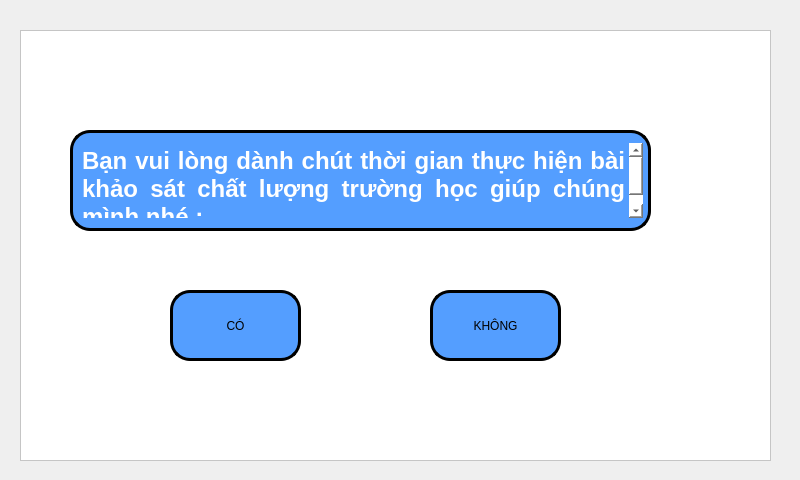
<?xml version="1.0" encoding="UTF-8"?>
<ui version="4.0">
 <class>first_page</class>
 <widget class="QWidget" name="first_page">
  <property name="geometry">
   <rect>
    <x>0</x>
    <y>0</y>
    <width>800</width>
    <height>480</height>
   </rect>
  </property>
  <property name="windowTitle">
   <string>Form</string>
  </property>
  <widget class="QStackedWidget" name="stackedWidget">
   <property name="geometry">
    <rect>
     <x>10</x>
     <y>10</y>
     <width>780</width>
     <height>511</height>
    </rect>
   </property>
   <widget class="QWidget" name="page">
    <widget class="QFrame" name="frame_3">
     <property name="geometry">
      <rect>
       <x>10</x>
       <y>20</y>
       <width>751</width>
       <height>431</height>
      </rect>
     </property>
     <property name="styleSheet">
      <string notr="true">background-color: #ffffff;</string>
     </property>
     <property name="frameShape">
      <enum>QFrame::StyledPanel</enum>
     </property>
     <property name="frameShadow">
      <enum>QFrame::Raised</enum>
     </property>
     <widget class="QLabel" name="label_2">
      <property name="geometry">
       <rect>
        <x>660</x>
        <y>10</y>
        <width>60</width>
        <height>60</height>
       </rect>
      </property>
      <property name="text">
       <string/>
      </property>
      <property name="pixmap">
       <pixmap resource="image.qrc">:/image/logo.png</pixmap>
      </property>
      <property name="scaledContents">
       <bool>true</bool>
      </property>
     </widget>
     <widget class="QWidget" name="widget" native="true">
      <property name="geometry">
       <rect>
        <x>20</x>
        <y>70</y>
        <width>641</width>
        <height>321</height>
       </rect>
      </property>
      <widget class="QTextBrowser" name="textBrowser">
       <property name="geometry">
        <rect>
         <x>30</x>
         <y>30</y>
         <width>581</width>
         <height>101</height>
        </rect>
       </property>
       <property name="styleSheet">
        <string notr="true">background-color: #549eff;
padding: 10px 5px;
border: 3px solid black;
border-radius: 20px;</string>
       </property>
       <property name="html">
        <string>&lt;!DOCTYPE HTML PUBLIC &quot;-//W3C//DTD HTML 4.0//EN&quot; &quot;http://www.w3.org/TR/REC-html40/strict.dtd&quot;&gt;
&lt;html&gt;&lt;head&gt;&lt;meta name=&quot;qrichtext&quot; content=&quot;1&quot; /&gt;&lt;style type=&quot;text/css&quot;&gt;
p, li { white-space: pre-wrap; }
&lt;/style&gt;&lt;/head&gt;&lt;body style=&quot; font-family:'PibotoLt'; font-size:8pt; font-weight:400; font-style:normal;&quot;&gt;
&lt;p align=&quot;justify&quot; style=&quot; margin-top:0px; margin-bottom:0px; margin-left:0px; margin-right:0px; -qt-block-indent:0; text-indent:0px;&quot;&gt;&lt;span style=&quot; font-size:18pt; font-weight:600; color:#ffffff;&quot;&gt;Bạn vui lòng dành chút thời gian thực hiện bài khảo sát chất lượng trường học giúp chúng mình nhé :&lt;/span&gt;&lt;/p&gt;&lt;/body&gt;&lt;/html&gt;</string>
       </property>
      </widget>
      <widget class="QPushButton" name="pushButton_3">
       <property name="geometry">
        <rect>
         <x>390</x>
         <y>190</y>
         <width>131</width>
         <height>71</height>
        </rect>
       </property>
       <property name="styleSheet">
        <string notr="true">background-color: #549eff;
padding: 10px 5px;
border: 3px solid black;
border-radius: 20px;
font: 75 italic 12pt &quot;Sans&quot;;</string>
       </property>
       <property name="text">
        <string>KHÔNG</string>
       </property>
      </widget>
      <widget class="QPushButton" name="pushButton_2">
       <property name="geometry">
        <rect>
         <x>130</x>
         <y>190</y>
         <width>131</width>
         <height>71</height>
        </rect>
       </property>
       <property name="styleSheet">
        <string notr="true">background-color: #549eff;
padding: 10px 5px;
border: 3px solid black;
border-radius: 20px;
font: 75 italic 12pt &quot;Sans&quot;;</string>
       </property>
       <property name="text">
        <string>CÓ</string>
       </property>
      </widget>
     </widget>
    </widget>
   </widget>
  </widget>
 </widget>
 <resources>
  <include location="image.qrc"/>
 </resources>
 <connections/>
</ui>
